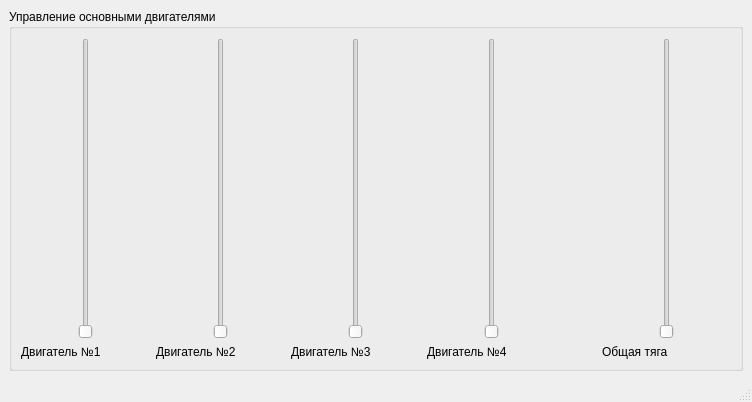
<?xml version="1.0" encoding="UTF-8"?>
<ui version="4.0">
 <class>MainWindow</class>
 <widget class="QMainWindow" name="MainWindow">
  <property name="geometry">
   <rect>
    <x>0</x>
    <y>0</y>
    <width>752</width>
    <height>402</height>
   </rect>
  </property>
  <property name="windowTitle">
   <string>MainWindow</string>
  </property>
  <widget class="QWidget" name="centralwidget">
   <layout class="QVBoxLayout" name="verticalLayout_7">
    <item>
     <widget class="QGroupBox" name="groupBox">
      <property name="title">
       <string>Управление основными двигателями</string>
      </property>
      <layout class="QVBoxLayout" name="verticalLayout_6">
       <item>
        <layout class="QHBoxLayout" name="horizontalLayout">
         <item>
          <layout class="QVBoxLayout" name="verticalLayout">
           <item>
            <widget class="QSlider" name="verticalSlider">
             <property name="sizePolicy">
              <sizepolicy hsizetype="Minimum" vsizetype="Expanding">
               <horstretch>0</horstretch>
               <verstretch>0</verstretch>
              </sizepolicy>
             </property>
             <property name="minimumSize">
              <size>
               <width>0</width>
               <height>0</height>
              </size>
             </property>
             <property name="layoutDirection">
              <enum>Qt::LayoutDirection::LeftToRight</enum>
             </property>
             <property name="orientation">
              <enum>Qt::Orientation::Vertical</enum>
             </property>
            </widget>
           </item>
           <item>
            <widget class="QLabel" name="label">
             <property name="sizePolicy">
              <sizepolicy hsizetype="Preferred" vsizetype="Preferred">
               <horstretch>0</horstretch>
               <verstretch>0</verstretch>
              </sizepolicy>
             </property>
             <property name="text">
              <string>Двигатель №1</string>
             </property>
            </widget>
           </item>
          </layout>
         </item>
         <item>
          <layout class="QVBoxLayout" name="verticalLayout_2">
           <item>
            <widget class="QSlider" name="verticalSlider_2">
             <property name="sizePolicy">
              <sizepolicy hsizetype="Minimum" vsizetype="Expanding">
               <horstretch>0</horstretch>
               <verstretch>0</verstretch>
              </sizepolicy>
             </property>
             <property name="minimumSize">
              <size>
               <width>0</width>
               <height>0</height>
              </size>
             </property>
             <property name="layoutDirection">
              <enum>Qt::LayoutDirection::LeftToRight</enum>
             </property>
             <property name="orientation">
              <enum>Qt::Orientation::Vertical</enum>
             </property>
            </widget>
           </item>
           <item>
            <widget class="QLabel" name="label_2">
             <property name="sizePolicy">
              <sizepolicy hsizetype="Preferred" vsizetype="Preferred">
               <horstretch>0</horstretch>
               <verstretch>0</verstretch>
              </sizepolicy>
             </property>
             <property name="text">
              <string>Двигатель №2</string>
             </property>
            </widget>
           </item>
          </layout>
         </item>
         <item>
          <layout class="QVBoxLayout" name="verticalLayout_3">
           <item>
            <widget class="QSlider" name="verticalSlider_3">
             <property name="sizePolicy">
              <sizepolicy hsizetype="Minimum" vsizetype="Expanding">
               <horstretch>0</horstretch>
               <verstretch>0</verstretch>
              </sizepolicy>
             </property>
             <property name="minimumSize">
              <size>
               <width>0</width>
               <height>0</height>
              </size>
             </property>
             <property name="layoutDirection">
              <enum>Qt::LayoutDirection::LeftToRight</enum>
             </property>
             <property name="orientation">
              <enum>Qt::Orientation::Vertical</enum>
             </property>
            </widget>
           </item>
           <item>
            <widget class="QLabel" name="label_3">
             <property name="sizePolicy">
              <sizepolicy hsizetype="Preferred" vsizetype="Preferred">
               <horstretch>0</horstretch>
               <verstretch>0</verstretch>
              </sizepolicy>
             </property>
             <property name="text">
              <string>Двигатель №3</string>
             </property>
            </widget>
           </item>
          </layout>
         </item>
         <item>
          <layout class="QVBoxLayout" name="verticalLayout_4">
           <item>
            <widget class="QSlider" name="verticalSlider_4">
             <property name="sizePolicy">
              <sizepolicy hsizetype="Minimum" vsizetype="Expanding">
               <horstretch>0</horstretch>
               <verstretch>0</verstretch>
              </sizepolicy>
             </property>
             <property name="minimumSize">
              <size>
               <width>0</width>
               <height>0</height>
              </size>
             </property>
             <property name="layoutDirection">
              <enum>Qt::LayoutDirection::LeftToRight</enum>
             </property>
             <property name="orientation">
              <enum>Qt::Orientation::Vertical</enum>
             </property>
            </widget>
           </item>
           <item>
            <widget class="QLabel" name="label_4">
             <property name="sizePolicy">
              <sizepolicy hsizetype="Preferred" vsizetype="Preferred">
               <horstretch>0</horstretch>
               <verstretch>0</verstretch>
              </sizepolicy>
             </property>
             <property name="text">
              <string>Двигатель №4</string>
             </property>
            </widget>
           </item>
          </layout>
         </item>
         <item>
          <spacer name="horizontalSpacer">
           <property name="orientation">
            <enum>Qt::Orientation::Horizontal</enum>
           </property>
           <property name="sizeType">
            <enum>QSizePolicy::Policy::Ignored</enum>
           </property>
           <property name="sizeHint" stdset="0">
            <size>
             <width>40</width>
             <height>20</height>
            </size>
           </property>
          </spacer>
         </item>
         <item>
          <layout class="QVBoxLayout" name="verticalLayout_5">
           <item>
            <widget class="QSlider" name="verticalSlider_5">
             <property name="sizePolicy">
              <sizepolicy hsizetype="Minimum" vsizetype="Expanding">
               <horstretch>0</horstretch>
               <verstretch>0</verstretch>
              </sizepolicy>
             </property>
             <property name="minimumSize">
              <size>
               <width>0</width>
               <height>0</height>
              </size>
             </property>
             <property name="layoutDirection">
              <enum>Qt::LayoutDirection::LeftToRight</enum>
             </property>
             <property name="orientation">
              <enum>Qt::Orientation::Vertical</enum>
             </property>
            </widget>
           </item>
           <item>
            <widget class="QLabel" name="label_5">
             <property name="sizePolicy">
              <sizepolicy hsizetype="Preferred" vsizetype="Preferred">
               <horstretch>0</horstretch>
               <verstretch>0</verstretch>
              </sizepolicy>
             </property>
             <property name="text">
              <string>Общая тяга</string>
             </property>
            </widget>
           </item>
          </layout>
         </item>
        </layout>
       </item>
      </layout>
     </widget>
    </item>
   </layout>
  </widget>
  <widget class="QMenuBar" name="menubar">
   <property name="geometry">
    <rect>
     <x>0</x>
     <y>0</y>
     <width>752</width>
     <height>22</height>
    </rect>
   </property>
  </widget>
  <widget class="QStatusBar" name="statusbar"/>
 </widget>
 <resources/>
 <connections/>
</ui>
